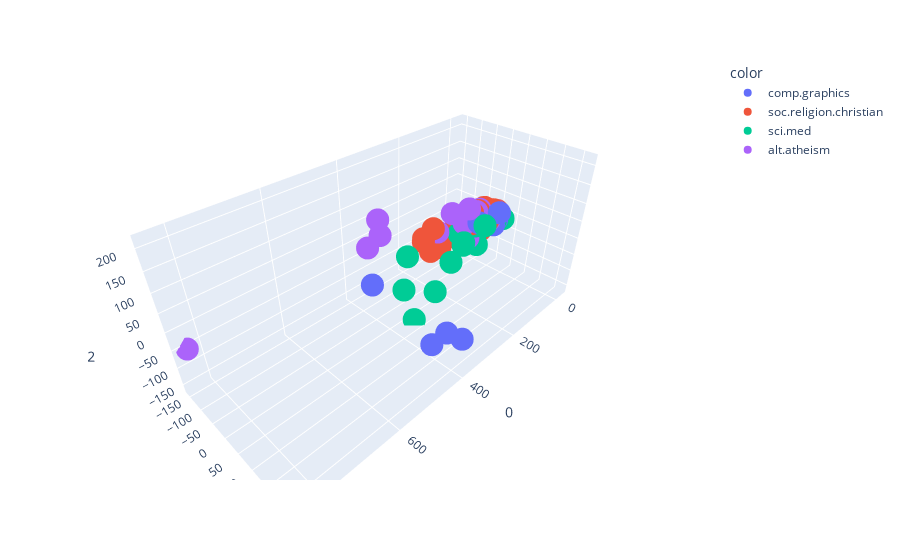

Notebook code cell kept with this figure:
### Markdown cell above
### >>> Exercise 12 (take home):
Please try to reduce the dimension to 3, and plot the result use 3-D plot. Use at least 3 different angle (camera position) to check your result and describe what you found.

$Hint$: you can refer to Axes3D in the documentation.

### Code cell
# Answer here
"""
1. It seems sci.med and comp.graphics tend to have larger values on the 2nd PCA component, 
and alt.atheism and sor.religion.christian tend to have smaller values on the 2nd PCA component.
2. comp.graphics and alt.atheism may have large values on the 1st PCA component, but not for other two categories.

Note: It's much easier to examine the 3D data with plotly, since you can adjust the camera position & angles freely.
"""

import plotly.express as px

X_reduced_3d = PCA(n_components = 3).fit_transform(X_counts.toarray())
colors = ['r', 'g', 'b', 'y']
markers = ['o', 'x', 's', 'd']
angles = [0, 120, 240]

# plot
for i in range(len(angles)):
    ax = plt.figure(figsize = (10,10)).add_subplot(projection='3d')

    for category, color, marker in zip(categories, colors, markers):
        xs = X_reduced_3d[X['category_name'] == category].T[0]
        ys = X_reduced_3d[X['category_name'] == category].T[1]
        zs = X_reduced_3d[X['category_name'] == category].T[2]
    
        ax.scatter(xs, ys, zs, c=color, marker=marker, label=category)

    ax.set_xlabel('\nX Label')
    ax.set_ylabel('\nY Label')
    ax.set_zlabel('\nZ Label')
    ax.view_init(elev=10., azim=angles[i])
    ax.set_title(f'3D scatter plot with angle = {angles[i]}')
    plt.legend(loc='best')
    plt.tight_layout()
    plt.show()

# plot by plotly
fig = px.scatter_3d(X_reduced_3d, x=0, y=1, z=2, color=X['category_name'])
fig.show()

### Figure 1 — Plotly figure (JSON) as saved in the notebook; plotly's stock layout.template omitted (floating-point values rounded to 4 significant figures; data arrays with more than 128 entries replaced by an {"elided": "..."} marker saying what was removed)
{"data": [{"hovertemplate": "color=comp.graphics<br>0=%{x}<br>1=%{y}<br>2=%{z}<extra></extra>", "legendgroup": "comp.graphics", "marker": {"color": "#636efa", "symbol": "circle"}, "mode": "markers", "name": "comp.graphics", "scene": "scene", "showlegend": true, "type": "scatter3d", "x": {"elided": "584 float values"}, "y": {"elided": "584 float values"}, "z": {"elided": "584 float values"}}, {"hovertemplate": "color=soc.religion.christian<br>0=%{x}<br>1=%{y}<br>2=%{z}<extra></extra>", "legendgroup": "soc.religion.christian", "marker": {"color": "#EF553B", "symbol": "circle"}, "mode": "markers", "name": "soc.religion.christian", "scene": "scene", "showlegend": true, "type": "scatter3d", "x": {"elided": "599 float values"}, "y": {"elided": "599 float values"}, "z": {"elided": "599 float values"}}, {"hovertemplate": "color=sci.med<br>0=%{x}<br>1=%{y}<br>2=%{z}<extra></extra>", "legendgroup": "sci.med", "marker": {"color": "#00cc96", "symbol": "circle"}, "mode": "markers", "name": "sci.med", "scene": "scene", "showlegend": true, "type": "scatter3d", "x": {"elided": "594 float values"}, "y": {"elided": "594 float values"}, "z": {"elided": "594 float values"}}, {"hovertemplate": "color=alt.atheism<br>0=%{x}<br>1=%{y}<br>2=%{z}<extra></extra>", "legendgroup": "alt.atheism", "marker": {"color": "#ab63fa", "symbol": "circle"}, "mode": "markers", "name": "alt.atheism", "scene": "scene", "showlegend": true, "type": "scatter3d", "x": {"elided": "480 float values"}, "y": {"elided": "480 float values"}, "z": {"elided": "480 float values"}}], "layout": {"legend": {"title": {"text": "color"}, "tracegroupgap": 0}, "margin": {"t": 60}, "scene": {"domain": {"x": [0, 1], "y": [0, 1]}, "xaxis": {"title": {"text": "0"}}, "yaxis": {"title": {"text": "1"}}, "zaxis": {"title": {"text": "2"}}}}}
